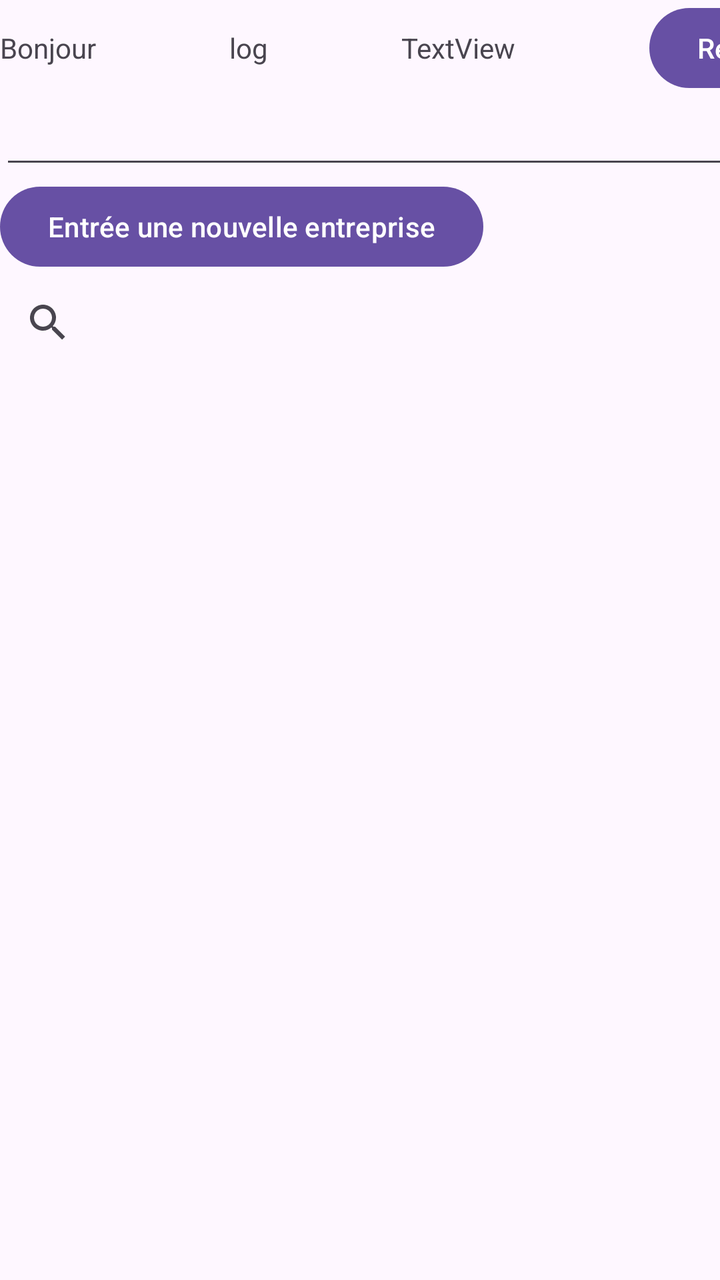
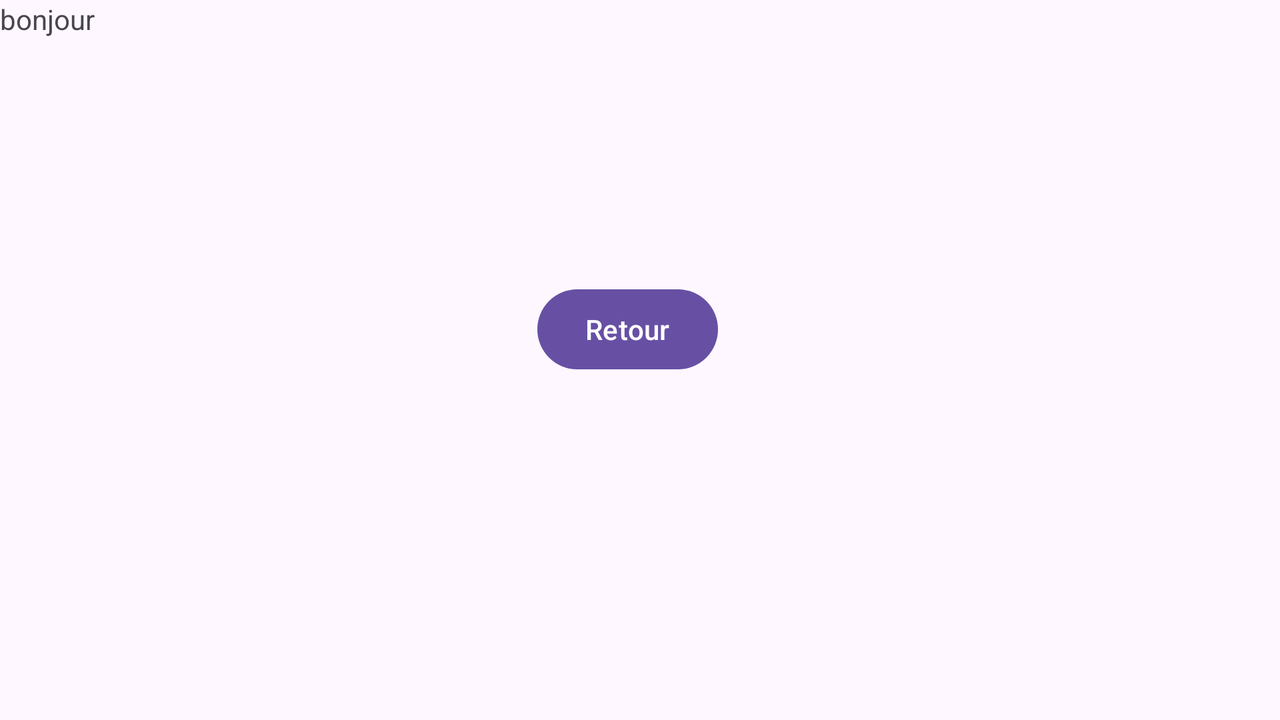

An Android layout and its configuration variant, each rendered on a device that would load it. The default file and the variant file are quoted in full after the pictures.
<!-- AndroidManifest.xml: application theme Theme.L3Mig2024 -->
<!-- res/layout/activity_main2.xml -->
<?xml version="1.0" encoding="utf-8"?>
<androidx.constraintlayout.widget.ConstraintLayout xmlns:android="http://schemas.android.com/apk/res/android"
    xmlns:app="http://schemas.android.com/apk/res-auto"
    xmlns:tools="http://schemas.android.com/tools"
    android:id="@+id/main"
    android:layout_width="match_parent"
    android:layout_height="match_parent"
    tools:context=".MainActivity2">

    <LinearLayout
        android:id="@+id/linearLayout"
        android:layout_width="415dp"
        android:layout_height="729dp"
        android:layout_marginTop="20dp"
        android:orientation="vertical"
        app:layout_constraintTop_toBottomOf="@+id/textView"
        tools:layout_editor_absoluteX="3dp">

        <LinearLayout
            android:layout_width="match_parent"
            android:layout_height="wrap_content"
            android:orientation="horizontal">

            <TextView
                android:id="@+id/textView"
                android:layout_width="wrap_content"
                android:layout_height="wrap_content"
                android:text="Bonjour" />

            <Space
                android:layout_width="wrap_content"
                android:layout_height="wrap_content"
                android:layout_weight="1" />

            <TextView
                android:id="@+id/Bonjour1"
                android:layout_width="wrap_content"
                android:layout_height="wrap_content"
                android:text="log" />

            <Space
                android:layout_width="wrap_content"
                android:layout_height="wrap_content"
                android:layout_weight="1" />

            <TextView
                android:id="@+id/prenomUser"
                android:layout_width="wrap_content"
                android:layout_height="wrap_content"
                android:text="TextView" />

            <Space
                android:layout_width="wrap_content"
                android:layout_height="wrap_content"
                android:layout_weight="1" />

            <Button
                android:id="@+id/retour"
                android:layout_width="wrap_content"
                android:layout_height="wrap_content"
                android:text="Retour" />
        </LinearLayout>

        <EditText
            android:id="@+id/text_entreprise"
            android:layout_width="match_parent"
            android:layout_height="wrap_content"
            android:ems="10"
            android:inputType="text" />

        <Button
            android:id="@+id/id_nomEntreprise"
            android:layout_width="wrap_content"
            android:layout_height="wrap_content"
            android:text="Entrée une nouvelle entreprise" />

        <SearchView
            android:id="@+id/searchView1"
            android:layout_width="match_parent"
            android:layout_height="wrap_content" />

        <LinearLayout
            android:layout_width="match_parent"
            android:layout_height="match_parent"
            android:orientation="vertical">

            <ListView
                android:id="@+id/maliste"
                android:layout_width="match_parent"
                android:layout_height="567dp" />
        </LinearLayout>
    </LinearLayout>

</androidx.constraintlayout.widget.ConstraintLayout>
<!-- resources referenced by this layout -->
<resources>
  <style name="Theme.L3Mig2024" parent="Base.Theme.L3Mig2024" />
  <style name="Base.Theme.L3Mig2024" parent="Theme.Material3.DayNight.NoActionBar">
          
          
      </style>
</resources>
<!-- res/layout-land/activity_main2.xml (the repository's variant of the layout above) -->
<!-- drawn on the phone turned sideways -->
<?xml version="1.0" encoding="utf-8"?>
<androidx.constraintlayout.widget.ConstraintLayout xmlns:android="http://schemas.android.com/apk/res/android"
    xmlns:app="http://schemas.android.com/apk/res-auto"
    xmlns:tools="http://schemas.android.com/tools"
    android:layout_width="match_parent"
    android:layout_height="match_parent">

    <Button
        android:id="@+id/retour"
        android:layout_width="wrap_content"
        android:layout_height="wrap_content"
        android:layout_marginStart="152dp"
        android:text="Retour"
        app:layout_constraintBottom_toBottomOf="parent"
        app:layout_constraintEnd_toEndOf="parent"
        app:layout_constraintHorizontal_bias="0.198"
        app:layout_constraintStart_toEndOf="@+id/textView2"
        app:layout_constraintTop_toTopOf="parent"
        app:layout_constraintVertical_bias="0.451" />

    <TextView
        android:id="@+id/textView2"
        android:layout_width="wrap_content"
        android:layout_height="wrap_content"
        android:text="bonjour"
        tools:layout_editor_absoluteX="108dp"
        tools:layout_editor_absoluteY="175dp" />
</androidx.constraintlayout.widget.ConstraintLayout>
